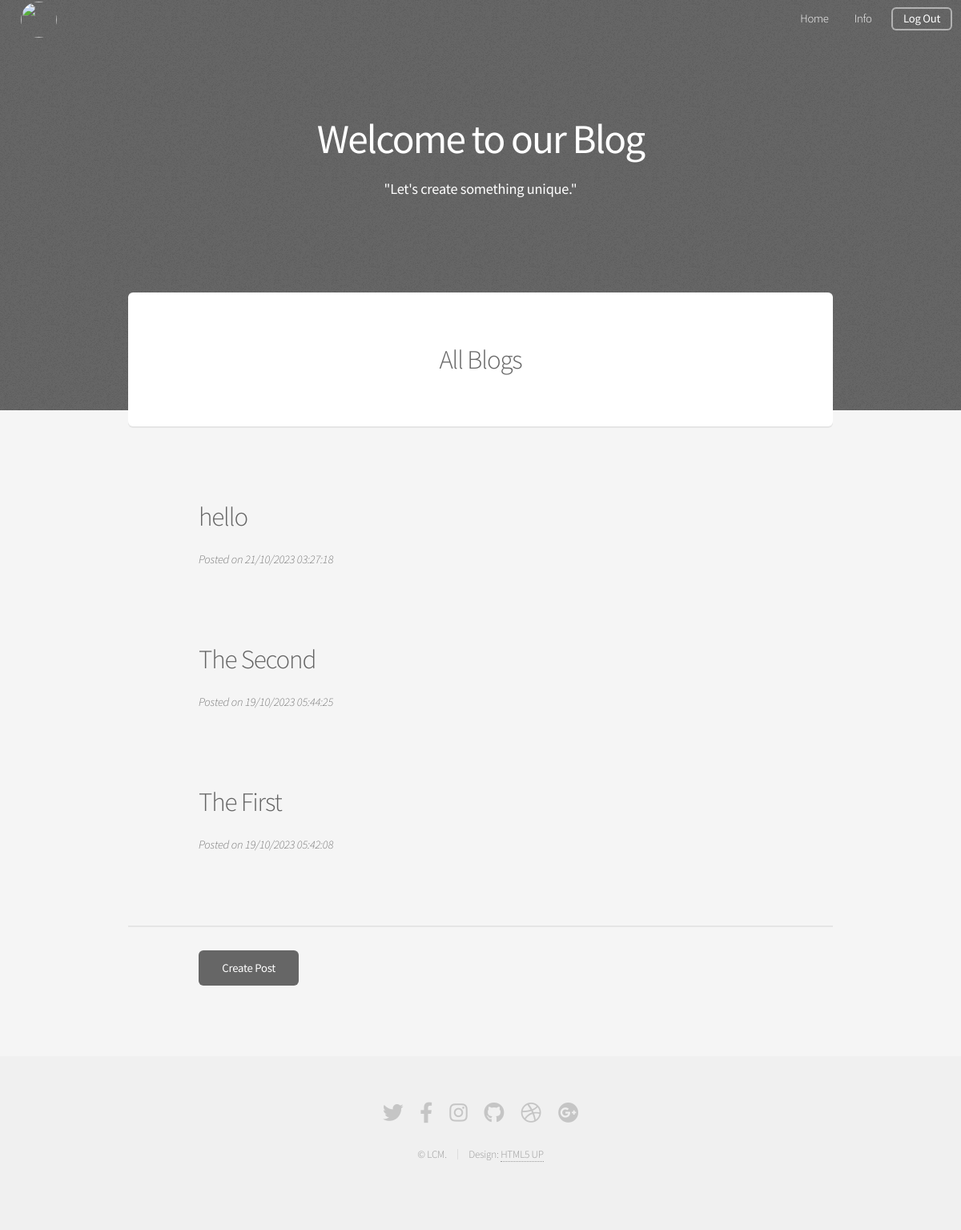
The page /home (signed in) on the database as committed earlier.
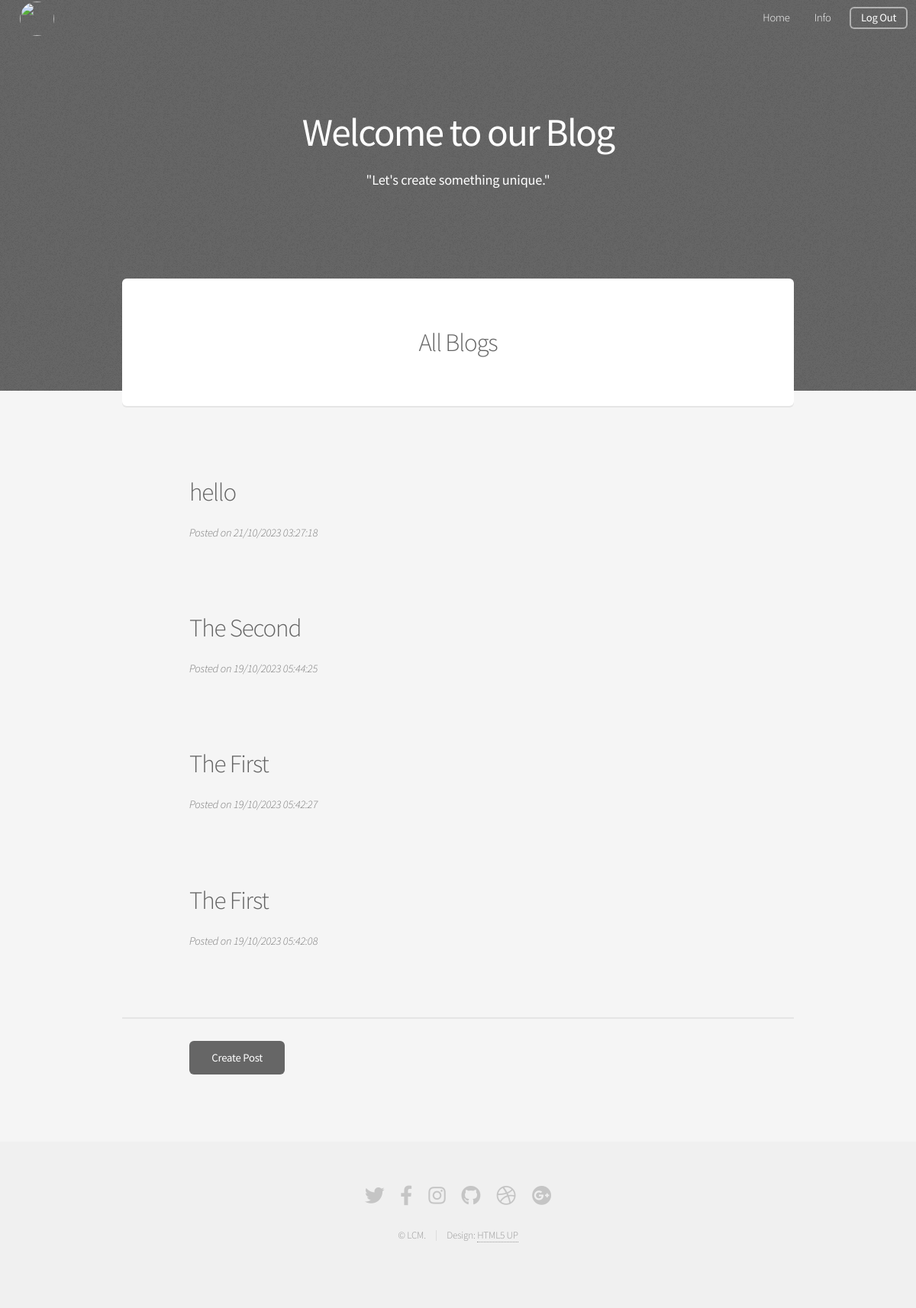
The same page on the database as committed later.
### blog/model.py (models this page shows, shortened)
class Post(db.Model):
    id = db.Column(db.Integer, primary_key=True)
    title = db.Column(db.String(100), nullable=False)
    content = db.Column(db.Text, nullable=False)
    date = db.Column(db.DateTime, nullable=False, default=datetime.utcnow)
    image_cover = db.Column(db.String(20), default="..\static\default_image_cover.jpg")
    post_rela = db.relationship('State', backref=db.backref('post', lazy=True))

### blog/route.py (the view)
@app.route('/')
@app.route('/home')
def home():
    page = request.args.get('page', 1, type=int)
    posts = Post.query.order_by(Post.date.desc()).paginate(page=page, per_page=5)
    return render_template('index.html', posts=posts)

### blog/model.py (called while the page is built)
@login_manager.user_loader
def load_user(user_id):
     return User.query.get(int(user_id))

### blog/templates/index.html (shortened to what this page needs)
<!DOCTYPE HTML>
<html>
	<head>
		<link rel="stylesheet" href="../static/assets/css/main.css" />
	</head>
	<body class="landing is-preload">
		<div id="page-wrapper">
            <header id="header" class="alt">
                {% if current_user.is_authenticated: %}
                <nav style="left: 0.75em; right: auto;">
                    <ul>
                        <li>
                            <a><img src="{{ current_user.avatar }}" class="avatar"></a>
                        </li>
                    </ul>
                </nav>
                {% endif %}
                <nav id="nav">
                    <ul>
                        <li><a href="{{ url_for('home') }}">Home</a></li>
                        {% if current_user.is_authenticated: %}
                        <li><a href="{{ url_for('account') }}" class="icon solid">Info</a></li>
                        <li><a href="{{ url_for('logout') }}" class="button">Log Out</a></li>
                        {% endif %}
                    </ul>
                </nav>
            </header>
            <section id="banner">
                <h2><b style="color: white;">Welcome to our Blog</b></h2>
                <p><b style="color: white;">"Let's create something unique."</b></p>
            </section>
            <section id="main" class="container">
                <section class="box special">
                    <header class="major">
                        <h2>All Blogs</h2>
                    </header>
                </section>
                {% for post in posts: %}
                <div style="margin: 10%">
                    <a href="{{ url_for('post', post_id=post.id) }}">
                    <h2>
                        {{ post.title }}
                    </h2>
                    </a>
                    <i>Posted on {{ post.date.strftime("%d/%m/%Y %H:%M:%S") }}</i>
                </div>
                {% endfor %}
                {% if current_user.is_authenticated %}
                <hr>
                    <div class="col-12" style="margin: 0 0 0 10%">
                    <ul class="actions">
                        <li><a href="{{ url_for('new_post') }}" class="button special">Create Post</a></li>
                    </ul>
                    </div>
                {% endif %}
            </section>
            <footer id="footer">
                <ul class="icons">
                    <li><a href="#" class="icon brands fa-twitter"><span class="label">Twitter</span></a></li>
                    <li><a href="#" class="icon brands fa-facebook-f"><span class="label">Facebook</span></a></li>
                    <li><a href="#" class="icon brands fa-instagram"><span class="label">Instagram</span></a></li>
                    <li><a href="#" class="icon brands fa-github"><span class="label">Github</span></a></li>
                    <li><a href="#" class="icon brands fa-dribbble"><span class="label">Dribbble</span></a></li>
                    <li><a href="#" class="icon brands fa-google-plus"><span class="label">Google+</span></a></li>
                </ul>
                <ul class="copyright">
                    <li>&copy; LCM.</li><li>Design: <a href="http://html5up.net">HTML5 UP</a></li>
                </ul>
            </footer>
		</div>
	</body>
</html>

Rows that differ between the two databases and show on the page:
added Post: title "The First", date "19/10/2023 05:42:27"
